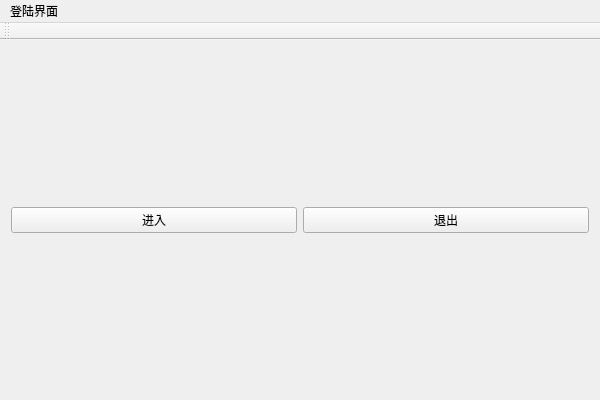
<?xml version="1.0" encoding="UTF-8"?>
<ui version="4.0">
 <class>LogWindow</class>
 <widget class="QMainWindow" name="LogWindow">
  <property name="geometry">
   <rect>
    <x>0</x>
    <y>0</y>
    <width>600</width>
    <height>400</height>
   </rect>
  </property>
  <property name="windowTitle">
   <string>LogWindow</string>
  </property>
  <widget class="QWidget" name="centralWidget">
   <layout class="QGridLayout" name="gridLayout">
    <item row="0" column="0" colspan="2">
     <layout class="QVBoxLayout" name="verticalLayout"/>
    </item>
    <item row="1" column="0">
     <widget class="QPushButton" name="pushButton">
      <property name="text">
       <string>进入</string>
      </property>
     </widget>
    </item>
    <item row="1" column="1">
     <widget class="QPushButton" name="pushButton_2">
      <property name="text">
       <string>退出</string>
      </property>
     </widget>
    </item>
   </layout>
  </widget>
  <widget class="QToolBar" name="mainToolBar">
   <attribute name="toolBarArea">
    <enum>TopToolBarArea</enum>
   </attribute>
   <attribute name="toolBarBreak">
    <bool>false</bool>
   </attribute>
  </widget>
  <widget class="QMenuBar" name="menuBar">
   <property name="geometry">
    <rect>
     <x>0</x>
     <y>0</y>
     <width>600</width>
     <height>31</height>
    </rect>
   </property>
   <widget class="QMenu" name="menuLog">
    <property name="title">
     <string>登陆界面</string>
    </property>
   </widget>
   <addaction name="menuLog"/>
  </widget>
 </widget>
 <layoutdefault spacing="6" margin="11"/>
 <resources/>
 <connections/>
</ui>
